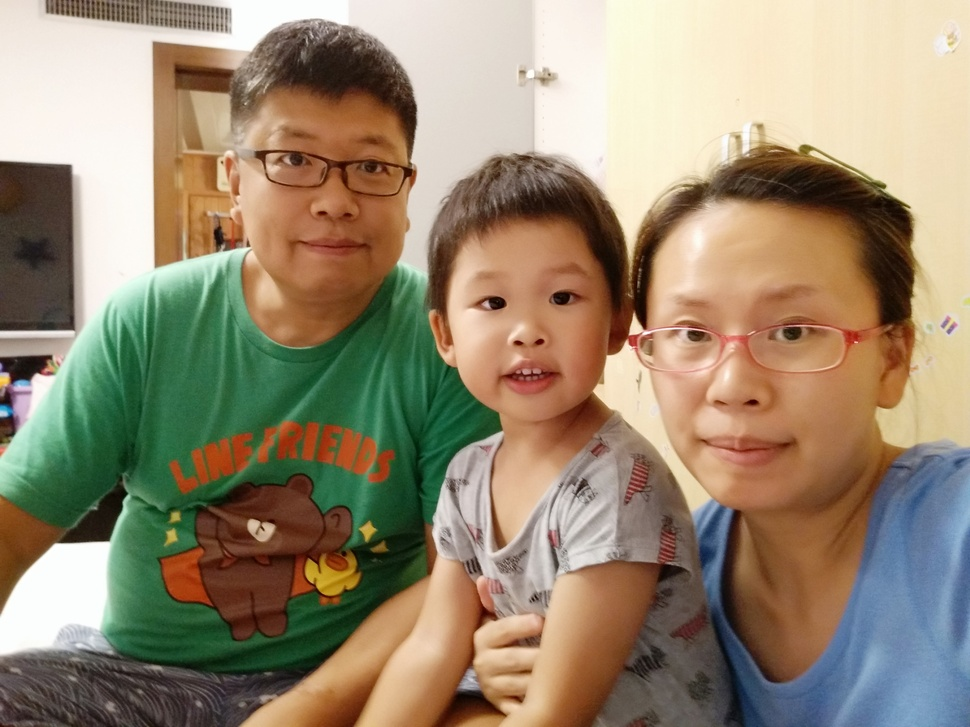
#> input picture mosaic/test_c.jpg, 970 x 727 px, shrunk from 4608 x 3456 before the run
$ python mosaic.py   (older library calls are emulated)
#> lines starting #> are read from the running program, lines starting #| are printed output that depends on the picture
import PIL
from PIL import Image
from PIL import ImageFilter
import math


def get_average_color(x, y):
    R, G, B = 0, 0, 0
    for pixel_x in range(tiles_x):
        for pixel_y in range(tiles_y):
            r, g, b = img.getpixel((x * tiles_x + pixel_x , y * tiles_y + pixel_y))
            R += r
            G += g
            B += b
    return R // pixels_per_tile, G // pixels_per_tile, B // pixels_per_tile


def mosaic_zone(x, y):

    for pixel_x in range(tiles_x):
        for pixel_y in range(tiles_y):
            img.putpixel((x * tiles_x + pixel_x , y * tiles_y + pixel_y), (avr_r, avr_g, avr_b))

ratio = 0.06

def mosaic(file, ratio):
#> called with file = 'test_c.jpg', ratio = 2
    global tiles_vertical, tiles_horizontal, tiles_x, tiles_y
    global avr_r, avr_g, avr_b
    global pixels_per_tile, img

    img = Image.open(file)
#> img is the input picture: PIL image 970x727 RGB; mean R, G, B 151.9, 137.2, 113.6

    tiles_horizontal = int(img.size[0] / (ratio * 0.1 * img.size[0]))
#> tiles_horizontal = 5
    tiles_vertical = int(img.size[1] / (ratio * 0.1 * img.size[1]))
#> tiles_vertical = 5


    if tiles_horizontal > img.size[0]:
        tiles_horizontal = img.size[0]
    if tiles_vertical > img.size[1]:
        tiles_vertical = img.size[1]

    x = math.floor(img.size[0] / tiles_horizontal) * tiles_horizontal
#> x = 970
    y = math.floor(img.size[1] / tiles_vertical) * tiles_vertical
#> y = 725
    img = img.resize((x, y), PIL.Image.ANTIALIAS)
#> img: PIL image 970x725 RGB

    tiles_x = img.size[0] // tiles_horizontal
#> tiles_x = 194
    tiles_y = img.size[1] // tiles_vertical
#> tiles_y = 145
    pixels_per_tile = tiles_x * tiles_y
#> pixels_per_tile = 28130


    for x in range(tiles_horizontal):
        for y in range(tiles_vertical):
            avr_r, avr_g, avr_b = (get_average_color(x, y))
            mosaic_zone(x, y)
    img.show()
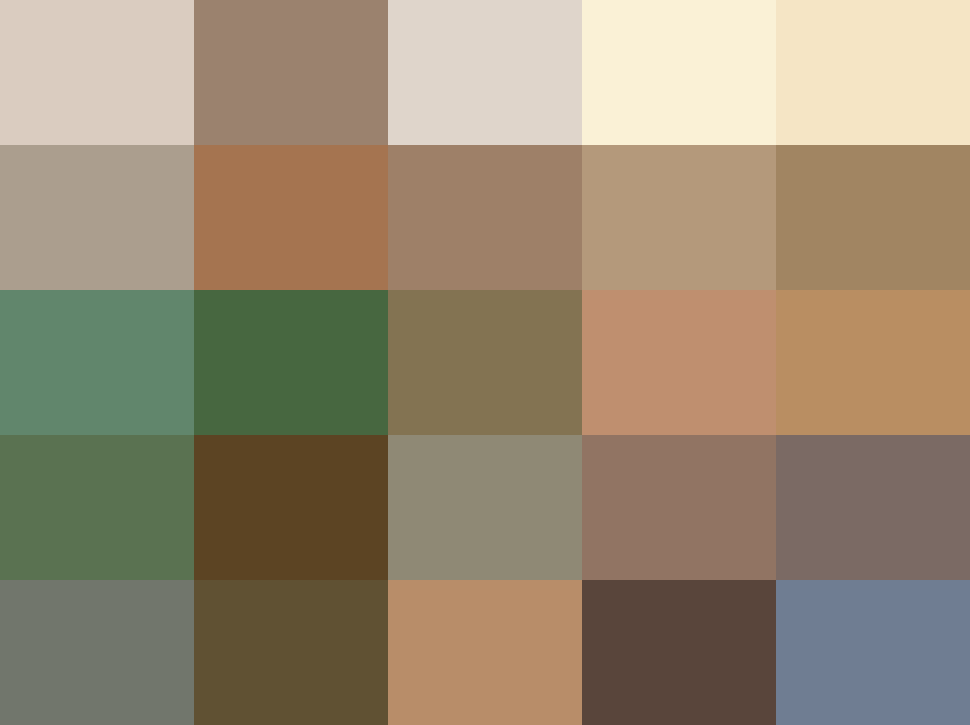
#> shown: PIL image 970x725 RGB; mean R, G, B 151.5, 136.7, 113.1


if __name__ == "__main__":
    mosaic('test_c.jpg', 2)
